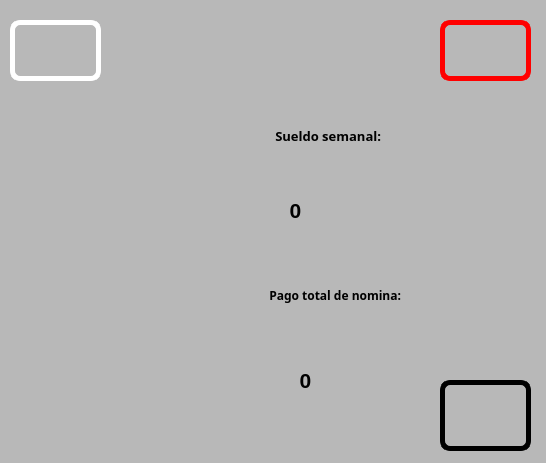
<?xml version="1.0" encoding="UTF-8"?>
<ui version="4.0">
 <class>Dialog</class>
 <widget class="QDialog" name="Dialog">
  <property name="geometry">
   <rect>
    <x>0</x>
    <y>0</y>
    <width>546</width>
    <height>463</height>
   </rect>
  </property>
  <property name="windowTitle">
   <string>Dialog</string>
  </property>
  <property name="styleSheet">
   <string notr="true">background-color: rgb(184, 184, 184);</string>
  </property>
  <widget class="QLabel" name="label">
   <property name="geometry">
    <rect>
     <x>150</x>
     <y>100</y>
     <width>231</width>
     <height>71</height>
    </rect>
   </property>
   <property name="font">
    <font>
     <family>Rockwell Extra Bold</family>
     <pointsize>10</pointsize>
     <weight>75</weight>
     <bold>true</bold>
    </font>
   </property>
   <property name="text">
    <string>Sueldo semanal:</string>
   </property>
   <property name="alignment">
    <set>Qt::AlignRight|Qt::AlignTrailing|Qt::AlignVCenter</set>
   </property>
  </widget>
  <widget class="QLabel" name="txt_sueldosemanal">
   <property name="geometry">
    <rect>
     <x>120</x>
     <y>190</y>
     <width>351</width>
     <height>41</height>
    </rect>
   </property>
   <property name="font">
    <font>
     <pointsize>16</pointsize>
     <weight>75</weight>
     <bold>true</bold>
    </font>
   </property>
   <property name="text">
    <string>0</string>
   </property>
   <property name="alignment">
    <set>Qt::AlignCenter</set>
   </property>
  </widget>
  <widget class="QLabel" name="label_3">
   <property name="geometry">
    <rect>
     <x>10</x>
     <y>20</y>
     <width>91</width>
     <height>61</height>
    </rect>
   </property>
   <property name="styleSheet">
    <string notr="true">border: 5px solid white;
border-radius: 10px;</string>
   </property>
   <property name="text">
    <string/>
   </property>
   <property name="pixmap">
    <pixmap resource="../../recursos.qrc">:/meme/Imagen/uat-logo.jpg</pixmap>
   </property>
   <property name="scaledContents">
    <bool>true</bool>
   </property>
  </widget>
  <widget class="QLabel" name="label_4">
   <property name="geometry">
    <rect>
     <x>440</x>
     <y>20</y>
     <width>91</width>
     <height>61</height>
    </rect>
   </property>
   <property name="styleSheet">
    <string notr="true">border: 5px solid red;
border-radius: 10px;</string>
   </property>
   <property name="text">
    <string/>
   </property>
   <property name="pixmap">
    <pixmap resource="../../recursos.qrc">:/meme/Imagen/fians.jpg</pixmap>
   </property>
   <property name="scaledContents">
    <bool>true</bool>
   </property>
  </widget>
  <widget class="QLabel" name="label_6">
   <property name="geometry">
    <rect>
     <x>440</x>
     <y>380</y>
     <width>91</width>
     <height>71</height>
    </rect>
   </property>
   <property name="styleSheet">
    <string notr="true">border: 5px solid black;
border-radius: 10px;</string>
   </property>
   <property name="text">
    <string/>
   </property>
   <property name="pixmap">
    <pixmap resource="../../recursos.qrc">:/meme/Imagen/logo_equipo.jpg</pixmap>
   </property>
   <property name="scaledContents">
    <bool>true</bool>
   </property>
  </widget>
  <widget class="QLabel" name="label_2">
   <property name="geometry">
    <rect>
     <x>50</x>
     <y>260</y>
     <width>351</width>
     <height>71</height>
    </rect>
   </property>
   <property name="font">
    <font>
     <family>Rockwell Extra Bold</family>
     <pointsize>9</pointsize>
     <weight>75</weight>
     <bold>true</bold>
    </font>
   </property>
   <property name="text">
    <string>Pago total de nomina:</string>
   </property>
   <property name="alignment">
    <set>Qt::AlignRight|Qt::AlignTrailing|Qt::AlignVCenter</set>
   </property>
  </widget>
  <widget class="QLabel" name="txt_totalnomina">
   <property name="geometry">
    <rect>
     <x>130</x>
     <y>360</y>
     <width>351</width>
     <height>41</height>
    </rect>
   </property>
   <property name="font">
    <font>
     <pointsize>16</pointsize>
     <weight>75</weight>
     <bold>true</bold>
    </font>
   </property>
   <property name="text">
    <string>0</string>
   </property>
   <property name="alignment">
    <set>Qt::AlignCenter</set>
   </property>
  </widget>
  <zorder>txt_totalnomina</zorder>
  <zorder>label</zorder>
  <zorder>txt_sueldosemanal</zorder>
  <zorder>label_3</zorder>
  <zorder>label_4</zorder>
  <zorder>label_6</zorder>
  <zorder>label_2</zorder>
 </widget>
 <resources>
  <include location="../../recursos.qrc"/>
 </resources>
 <connections/>
</ui>
